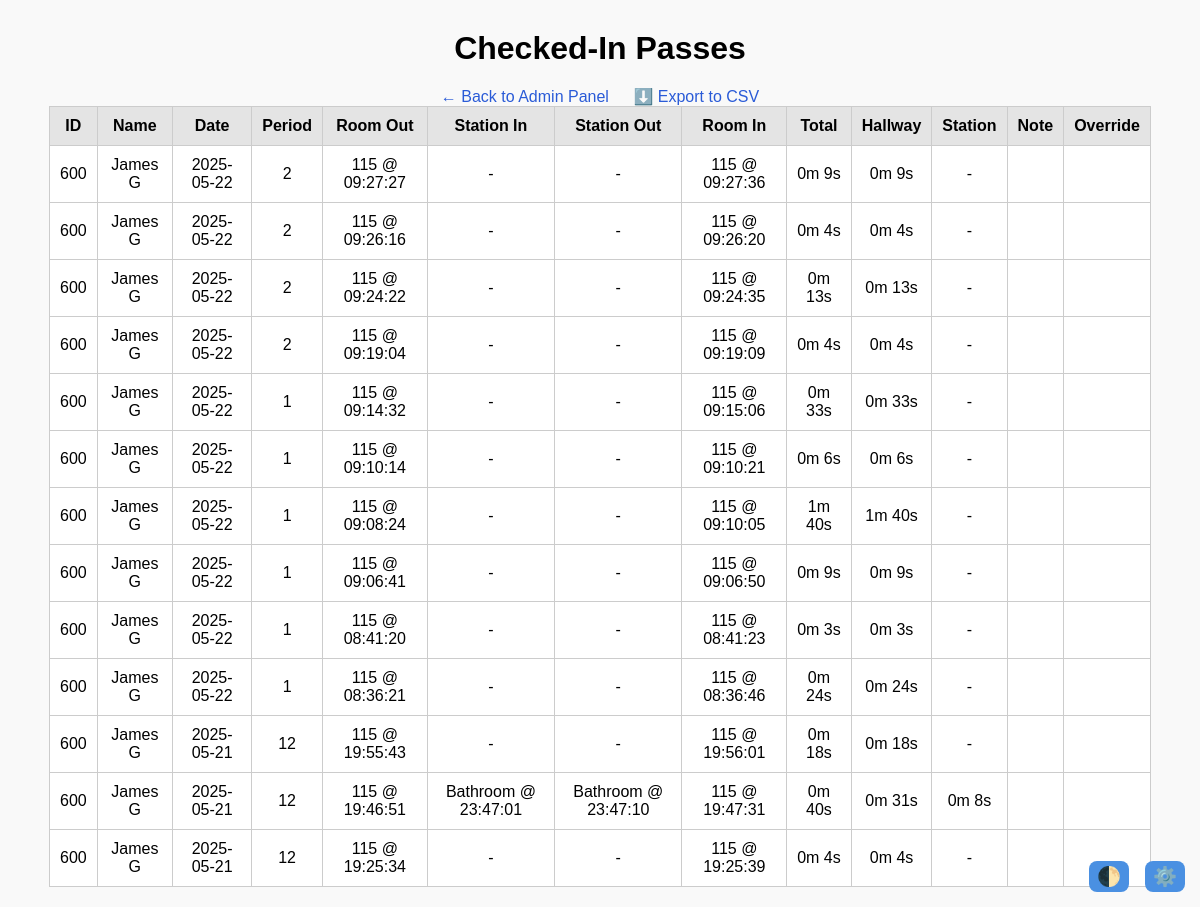
The page /admin_pass_history (signed in) on the database its author committed.
### src/models.py (models this page shows, shortened)
class Pass(db.Model):
    __tablename__ = "passes"
    id          = db.Column(db.Integer, primary_key=True)
    date        = db.Column(db.Date, default=func.current_date())
    student_id  = db.Column(db.String, db.ForeignKey("users.id"), nullable=False)
    checkout_at     = db.Column(db.DateTime(timezone=True), nullable=False)
    checkin_at      = db.Column(db.DateTime(timezone=True))
    period          = db.Column(db.String(10))
    origin_room     = db.Column(db.String(10), nullable=False)  # main room (where pass starts)
    room_out        = db.synonym("origin_room")
    room_in         = db.Column(db.String(10))  # where the student ends up
    is_override     = db.Column(db.Boolean, default=False)
    note            = db.Column(db.Text)
    status          = db.Column(db.String, default="pending_start", nullable=False)
    total_pass_time = db.Column(db.Integer)
    __table_args__ = (
        db.CheckConstraint(
            "status IN ('pending_start','active','pending_return','returned')"
        ),
        db.UniqueConstraint(
            "student_id", "checkin_at", name="uq_student_one_open_pass"
        ),
    )
    @property
    def station(self):
        return self.origin_room
    @property
    def checkout_time(self):
        return self.checkout_at.time() if self.checkout_at else None
    @property
    def checkin_time(self):
        return self.checkin_at.time() if self.checkin_at else None

class User(db.Model):
    __tablename__ = "users"
    id       = db.Column(db.String, primary_key=True)  # login ID
    name     = db.Column(db.String, nullable=False)
    email    = db.Column(db.String, unique=True, nullable=False)
    role     = db.Column(db.String, nullable=False)  # "student", "teacher"
    password = db.Column(db.String, nullable=False)
    passes   = db.relationship("Pass", backref="student", lazy=True, foreign_keys='Pass.student_id')
    audits   = db.relationship("AuditLog", backref="student", lazy=True, foreign_keys='AuditLog.student_id')
    periods  = db.relationship("StudentPeriod", backref="student", lazy=True, foreign_keys='StudentPeriod.student_id')

### src/routes/report.py (the view, shortened to what this page needs)
@report_bp.route('/admin_pass_history')
def admin_pass_history():
    if not session.get('logged_in'):
        return redirect(url_for('auth.admin_login'))
    passes = Pass.query.filter(Pass.checkin_at != None).order_by(
        Pass.date.desc(), Pass.checkout_at.desc()
    ).limit(100).all()
    rows = []
    for p in passes:
        logs = sorted(p.events, key=lambda l: l.timestamp)
        station_in = next((l for l in logs if l.event == "in"), None)
        station_out = next((l for l in logs if l.event == "out"), None)
        total_time = (p.checkin_at - p.checkout_at).total_seconds() if p.checkout_at and p.checkin_at else 0
        station_time = (station_out.timestamp - station_in.timestamp).total_seconds() if station_in and station_out else 0
        hallway_time = total_time - station_time if station_time else total_time
        rows.append({
            "id": p.student_id,
            "student": p.student.name if p.student else "-",
            "date": p.date.strftime('%Y-%m-%d'),
            "period": p.period,
            "room_out": f"{p.room_out} @ {p.checkout_at.strftime('%H:%M:%S')}" if p.checkout_at else "-",
            "station_in": f"{station_in.station} @ {station_in.timestamp.strftime('%H:%M:%S')}" if station_in else "-",
            "station_out": f"{station_out.station} @ {station_out.timestamp.strftime('%H:%M:%S')}" if station_out else "-",
            "room_in": f"{p.room_in} @ {p.checkin_at.strftime('%H:%M:%S')}" if p.checkin_at else "-",
            "duration": f"{int(total_time//60)}m {int(total_time%60)}s" if total_time else "-",
            "hallway": f"{int(hallway_time//60)}m {int(hallway_time%60)}s" if hallway_time else "-",
            "station": f"{int(station_time//60)}m {int(station_time%60)}s" if station_time else "-",
            "note": p.note or "",
            "override": "✔️" if p.is_override else ""
        })
    return render_template("admin_pass_history.html", rows=rows)

### src/routes/auth.py (called while the page is built)
@auth_bp.before_app_request
def enforce_session_timeout():
    session.permanent = True
    current_app.permanent_session_lifetime = timedelta(
        minutes=SESSION_TIMEOUT_MIN
    )

### templates/admin_pass_history.html (shortened to what this page needs)
<!DOCTYPE html>
<html>
<head>
  <link rel="stylesheet" href="{{ url_for('static', filename='css/style.css') }}">
</head>
<body>
  <h1>Checked-In Passes</h1>
  <a href="{{ url_for('admin.admin_view') }}">← Back to Admin Panel</a>
  <a href="{{ url_for('report.admin_pass_history') }}?export=csv" class="button">
    ⬇️ Export to CSV </a>
<table>
  <thead>
    <tr>
      <th>ID</th>
      <th>Name</th>
      <th>Date</th>
      <th>Period</th>
      <th>Room Out</th>
      <th>Station In</th>
      <th>Station Out</th>
      <th>Room In</th>
      <th>Total</th>
      <th>Hallway</th>
      <th>Station</th>
      <th>Note</th>
      <th>Override</th>
    </tr>
  </thead>
  <tbody>
    {% for r in rows %}
    <tr>
      <td>{{ r.id }}</td>
      <td>{{ r.student }}</td>
      <td>{{ r.date }}</td>
      <td>{{ r.period }}</td>
      <td>{{ r.room_out }}</td>
      <td>{{ r.station_in }}</td>
      <td>{{ r.station_out }}</td>
      <td>{{ r.room_in }}</td>
      <td>{{ r.duration }}</td>
      <td>{{ r.hallway }}</td>
      <td>{{ r.station }}</td>
      <td>{{ r.note }}</td>
      <td>{{ r.override }}</td>
    </tr>
    {% endfor %}
  </tbody>
</table>
</body>
</html>

### static/css/style.css (style rules this page uses)
:root { --bg: #f9f9f9; --text: #000; --card-bg: white; --link: #2a5bd7; --link-hover: #1e40af; --btn-bg: #4a90e2; --btn-hover: #357ab8; --border: #ccc; --error: red; --table-header: #e4e4e4; }
body { font-family: Arial, sans-serif; margin: 0; padding: 20px; background: var(--bg); color: var(--text); text-align: center; }
h1, h2 { margin-top: 10px; margin-bottom: 20px; color: var(--text); }
a { color: var(--link); text-decoration: none; margin: 0 10px; }
table { margin: auto; border-collapse: collapse; width: 95%; background: var(--card-bg); }
th, td { border: 1px solid var(--border); padding: 10px; text-align: center; vertical-align: middle; }
th { background: var(--table-header); }

### rows shown on the page
Pass: id "600"
User: student "James G" "James G" "James G" "James G" "James G" "James G" "James G" "James G" "James G" "James G" "James G" "James G" "James G"
Pass: id "600"
Pass: id "600"
Pass: id "600"
Pass: id "600"
Pass: id "600"
Pass: id "600"
Pass: id "600"
Pass: id "600"
Pass: id "600"
Pass: id "600", period "12"
Pass: id "600", period "12"
Pass: id "600", period "12"

### other values the page prints
{{ r.date }} "2025-05-22" "2025-05-22" "2025-05-22" "2025-05-22" "2025-05-22" "2025-05-22" "2025-05-22" "2025-05-22" "2025-05-22" "2025-05-22" "2025-05-21" "2025-05-21" "2025-05-21"
{{ r.period }} "2" "2" "2" "2" "1" "1" "1" "1" "1" "1"
{{ r.room_out }} "115 @ 09:27:27" "115 @ 09:26:16" "115 @ 09:24:22" "115 @ 09:19:04" "115 @ 09:14:32" "115 @ 09:10:14" "115 @ 09:08:24" "115 @ 09:06:41" "115 @ 08:41:20" "115 @ 08:36:21" "115 @ 19:55:43" "115 @ 19:46:51" "115 @ 19:25:34"
{{ r.station_in }} "-" "-" "-" "-" "-" "-" "-" "-" "-" "-" "-" "Bathroom @ 23:47:01" "-"
{{ r.station_out }} "-" "-" "-" "-" "-" "-" "-" "-" "-" "-" "-" "Bathroom @ 23:47:10" "-"
{{ r.room_in }} "115 @ 09:27:36" "115 @ 09:26:20" "115 @ 09:24:35" "115 @ 09:19:09" "115 @ 09:15:06" "115 @ 09:10:21" "115 @ 09:10:05" "115 @ 09:06:50" "115 @ 08:41:23" "115 @ 08:36:46" "115 @ 19:56:01" "115 @ 19:47:31" "115 @ 19:25:39"
{{ r.duration }} "0m 9s" "0m 4s" "0m 13s" "0m 4s" "0m 33s" "0m 6s" "1m 40s" "0m 9s" "0m 3s" "0m 24s" "0m 18s" "0m 40s" "0m 4s"
{{ r.hallway }} "0m 9s" "0m 4s" "0m 13s" "0m 4s" "0m 33s" "0m 6s" "1m 40s" "0m 9s" "0m 3s" "0m 24s" "0m 18s" "0m 31s" "0m 4s"
{{ r.station }} "-" "-" "-" "-" "-" "-" "-" "-" "-" "-" "-" "0m 8s" "-"
